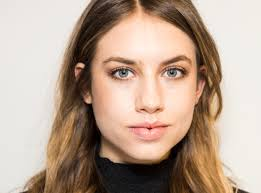
#> input picture Practicas/Práctica 7 Detección de objetos mediante cascadas de Haar/cara.jpg, 261 x 193 px, given in place of familia.jpg, which was not available
$ jupyter execute 'Práctica 7.ipynb'   (text cells are left out)
#> lines starting #> are read from the running program, lines starting #| are printed output that depends on the picture
[cell 1]
import cv2, numpy, sys

nombreImagen = "familia.jpg"
nombreImagenSolucion = "familiaSolucion.jpg"

#Se carga la imagen original a color y en escala de grises
imgColor = cv2.imread(nombreImagen)
#> imgColor is the input picture: shape (193, 261, 3); mean B, G, R 146.9, 163.4, 185.6
imgGris = cv2.imread(nombreImagen,cv2.IMREAD_GRAYSCALE)
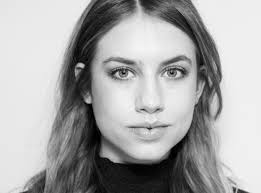
#> imgGris: shape (193, 261); min 0, max 255, mean 168.2
imgColorOrig = cv2.imread(nombreImagen)

#Se crea el(los) detector(es) con los fichero correspondoentes

#Se aplica la deteccion de elementos (Parametros que mas se ajustan a las imagenes del ejercicio)

#Se dibujan los rectangulos sobre las caras detectadas


#Se muestran las imagenes
cv2.imshow('Cuestionario 2 - Imagen', imgColorOrig)
cv2.imshow('Cuestionario 2 - Deteccion de caras', imgColor)

#Se guarda la nueva imagen en un archivo.
cv2.imwrite(nombreImagenSolucion, imgColor)

#Se finaliza la ejecucion.
cv2.waitKey(0)
cv2.destroyAllWindows()


$ run again, on Practicas/Práctica 7 Detección de objetos mediante cascadas de Haar/resolucionCaras.jpg
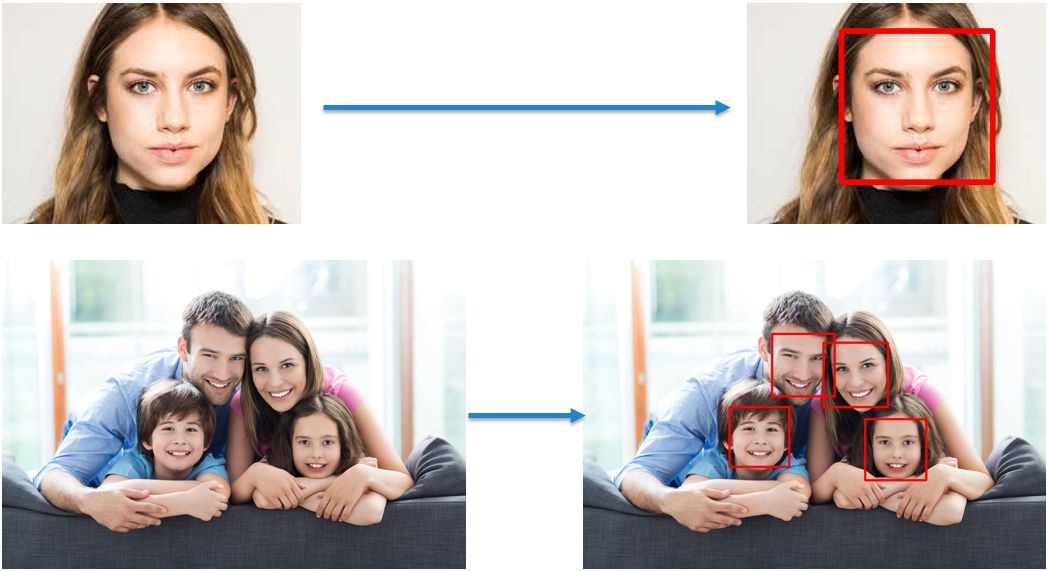
#> input picture Practicas/Práctica 7 Detección de objetos mediante cascadas de Haar/resolucionCaras.jpg, 1047 x 571 px, given in place of familia.jpg, which was not available
#> imgColor is the input picture: shape (571, 1047, 3); mean B, G, R 187, 189.9, 199.1
#> `imgGris = cv2.imread(nombreImagen,cv2.IMREAD_GRAYSCALE)`:
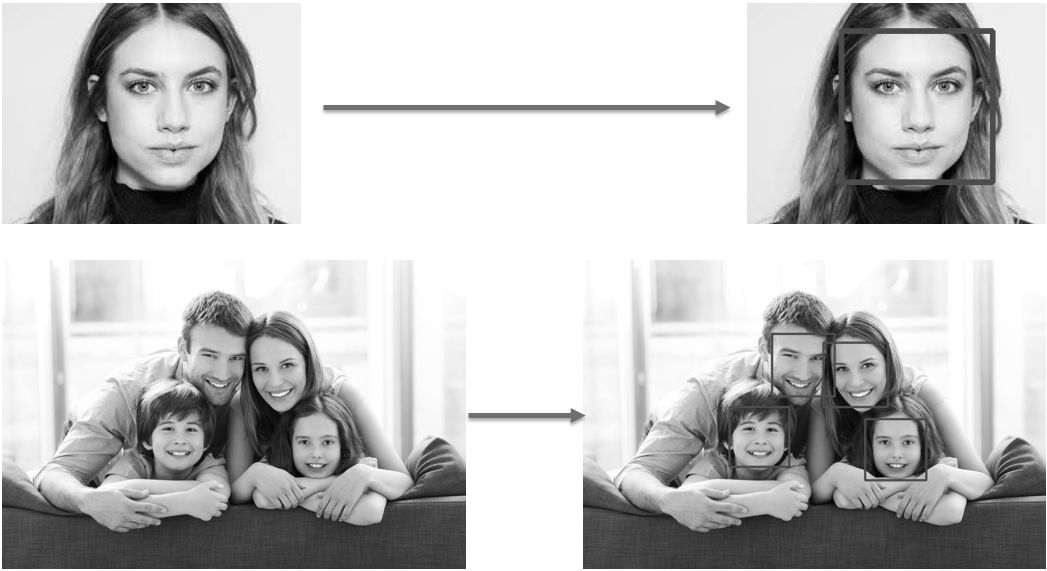
#> imgGris: shape (571, 1047); min 0, max 255, mean 192.3
